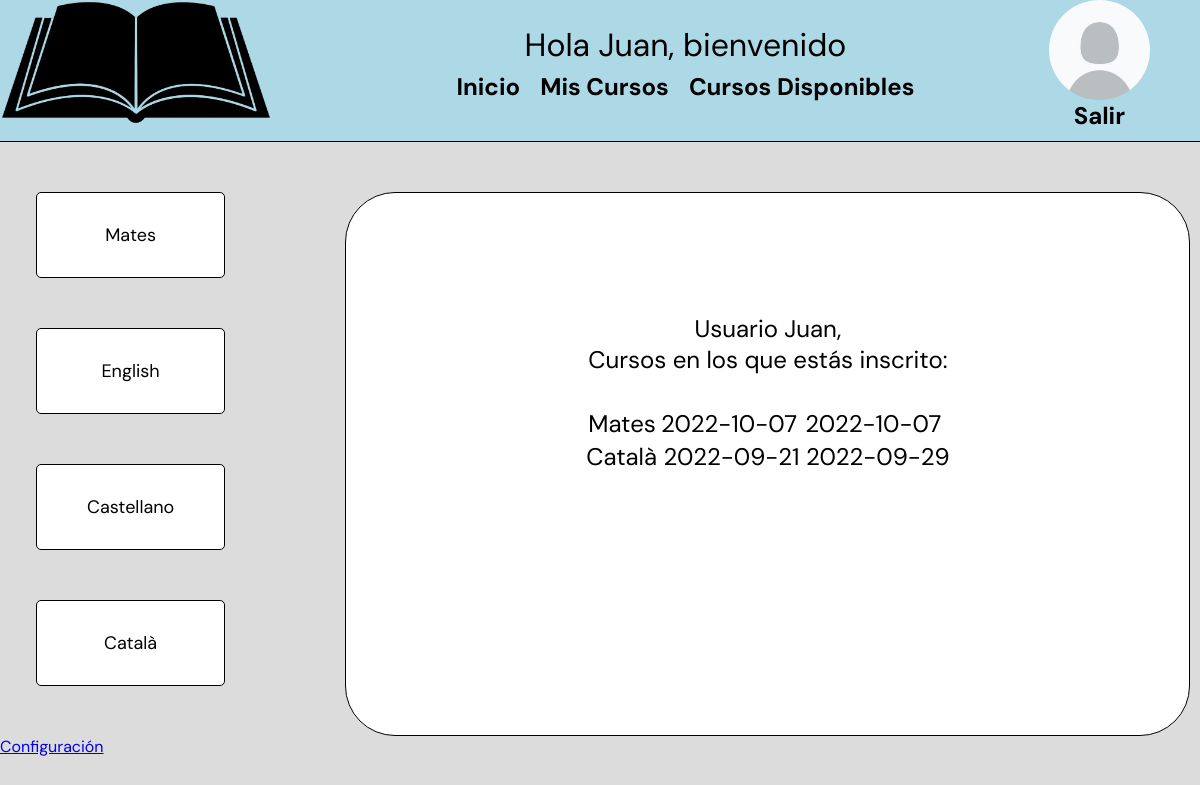
/index.php (signed in), run on an earlier commit of the app's database.
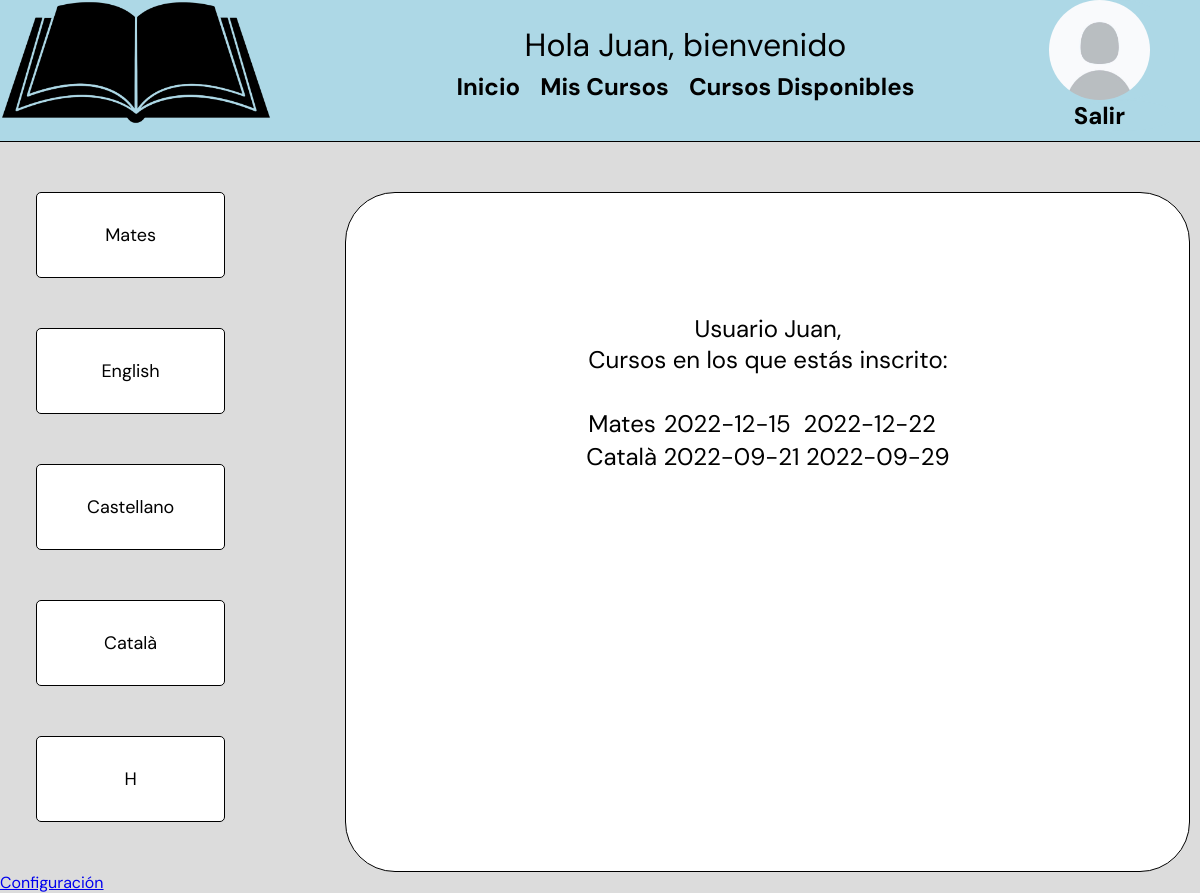
And on a later commit of the database.
### tables this page shows
CREATE TABLE `alumnos` (
  `Email` varchar(50) NOT NULL,
  `DNI` varchar(9) NOT NULL,
  `Nom` text NOT NULL,
  `Password` varchar(50) NOT NULL,
  `Cognoms` text NOT NULL,
  `Edat` int(11) NOT NULL,
  `Foto` varchar(100) NOT NULL
);

CREATE TABLE `cursos` (
  `Codi` int(11) NOT NULL,
  `Nom` text NOT NULL,
  `Descripcion` text NOT NULL,
  `Hores` int(11) NOT NULL,
  `Data_inici` date NOT NULL,
  `Data_final` date NOT NULL,
  `Dni_Profesores` varchar(9) DEFAULT NULL,
  `activo` int(11) NOT NULL DEFAULT 1
);

### index.php (the view, shortened to what this page needs)
<!DOCTYPE html>
<html lang="en">
    <head>
        <link href="index.css" rel="stylesheet" type="text/css">
    </head>
    <body>
        <header>
            <div class="div">
                <img src="book-png.png" alt="logo" class="logo" witdth="125px" height="125px">
                <?php
                if(!isset($_SESSION['rol'])){
                    ?>  <div class="headerAll">
                            <a class="header" href="SignInAdmin.php">Inicar Sessión como administrador</a><br>
                            <a class="header" href="SignIn.php">Inicar Sessión como alumno</a><br>
                            <a class="header" href="SignInProfesor.php">Inicar Sessión Como profesor</a><br>
                            <a class="header" href="SignUp.php">Registrarse</a><br>
                            <div class="header2">No has iniciado sessión</div>
                        </div>
                    <?php
                }else if($_SESSION['rol']=='alumno'){
                    $connection= connection();
                    $query= "SELECT Foto FROM alumnos WHERE Email LIKE '".$_SESSION['email']."'";
                    $resultado= mysqli_query($connection, $query);
                    $final= mysqli_fetch_row($resultado);
                    ?>
                    <div class="DivMenu">
                        <div class="inicioSession">Hola <?php echo($_SESSION['NombreHeader'])  ?>, bienvenido</div>
                        <nav>
                            <ul class="generalAll">
                                <li><a href="index.php" class="general">Inicio</a></li>
                                <li><a href="MisCursos.php" class="general">Mis Cursos</a></li>
                                <li><a href="CursosDisponibles.php" class="general">Cursos Disponibles</a></li>
                            </ul>
                        </nav>
                    </div>
                    <div class="headerFinal">
                        <a href="EditarAlumno.php" class="SignOut"><img src="<?php echo ($final[0]) ?>" alt="usuario" class="SignOut" witdth="100px" height="100px"></a>
                        <a href="SignOut.php" class="SignOut">Salir</a>
                    </div>
                    <?php
                }else if($_SESSION['rol']=='profesor'){
                    ?>
                    <div class="DivMenu">
                        <div class="inicioSession">Hola <?php echo($_SESSION['NombreHeader'])  ?>, bienvenido</div>
                        <nav>
                            <ul class="generalAll">
                                <li><a href="index.php" class="general">Inicio</a></li>
                                <li><a href="cursos.php" class="general">Curso</a></li>
                            </ul>
                        </nav>
                    </div>
                    <a href="SignOut.php" class="SignOut">Salir</a>
                    <?php
                }
                ?>
            </div>
        </header>
        <?php
            if(isset($_SESSION['rol'])){
                    ?>
                    <?php
                if($_SESSION['rol']=='alumno'){
                    echo "<div class='profetotal'>";
                    $connection= connection();
                    $sql= "SELECT * FROM cursos";
                    if($result= mysqli_query($connection, $sql)){
                        while($row= $result->fetch_assoc()){
                            $llista[]= $row;
                        }
                        echo "<div class='CursosTotal'>";
                        foreach($llista as $clave => $valor){
                            if($valor['activo']==1){
                                echo "<div class='CursosTotal2'>";
                                    echo $valor['Nom']."<br>";
                                    echo "</div>";
                                }
                            }
                        echo "</div>";
                    }if(!isset($llista)){
                        echo "<META HTTP-EQUIV='REFRESH' CONTENT='0;URL=AdminCurso.php'>";
                    }
                    ?>
                    <div class='cursosProfe'>
                        <p class="texto">Usuario <?php echo($_SESSION['NombreHeader'])  ?>, <br>Cursos en los que estás inscrito:</p>
                        <?php
                        $sql1= "SELECT cursos.Nom, cursos.Data_inici, cursos.Data_final, cursos.activo FROM cursos INNER JOIN matriculas ON cursos.Codi=matriculas.Codi INNER JOIN Alumnos ON matriculas.Email_Alumnos=Alumnos.Email WHERE matriculas.Email_Alumnos LIKE '".$_SESSION['email']."'";
                        if($result1= mysqli_query($connection, $sql1)){
                            while($row1= $result1->fetch_assoc()){
                                $llista1[]= $row1;
                            }
                        }if(!isset($llista1)){
                            echo "<br>NO estás inscrito en ningún curso";
                        }else{
                                echo "<br>";
                                echo "<table class='tabla'>";
                                foreach($llista1 as $clave1 => $valor1){
                                    if($valor1['activo']==1){
                                        echo "<tr class='tabla'>";
                                        echo "<td class='tabla'>".$valor1['Nom']." </td>";
                                        echo "<td class='tabla'>".$valor1['Data_inici']." </td>";
                                        echo "<td class='tabla'>".$valor1['Data_final']."<br></td>";
                                        echo "</tr>";
                                    }
                                echo "</table>";
                            }
                        }
                        echo "</div>";
                        ?>
                    </div>
                    <?php
                }
                    ?>
                    <?php
            }
        ?>
    </body>
    <footer>
        <a href="SignInAdmin.php">Configuración</a>
    </footer>
</html>

### index.css (style rules this page uses)
* { background-color: #dcdcdc; margin: 0; padding: 0; font-family: 'DM Sans', sans-serif; }
div.div { display: flex; padding-bottom: 10px; border-bottom: 1px solid black; margin-bottom: 50px; background-color: lightblue; }
.inicioSession { font-size:xx-large; background-color: lightblue; margin: auto; text-align: center; }
.DivMenu { margin: auto; }
.generalAll { display: flex; justify-content: center; background-color: lightblue; }
.general { text-decoration: none; color: black; font-weight: bolder; font-size: x-large; background-color: lightblue; }
nav { background-color: lightblue; }
nav li { display:inline-block; padding:5px 10px; background-color: lightblue; text-align:center; color:black; }
img.logo { background-color: lightblue; }
.profetotal { display: flex; }
.cursosProfe { background-color: white; border: 1px black solid; padding-left: 20%; padding-right: 20%; padding-top: 10%; padding-bottom: 10%; border-radius: 50px; margin-left: 10%; display: flex; flex-direction: column; position: static; font-size: x-large; }
.CursosTotal2 { background-color: white; border: 1px black solid; padding-left: 50px; padding-top: 30px; padding-right: 50px; padding-bottom: 30px; margin-bottom: 50px; border-radius: 5px; font-size: large; text-align: center; }
.CursosTotal { margin-left: 3%; }
.texto { background-color: white; text-align: center; }
.tabla { background-color: white; }
.SignOut { background-color: lightblue; text-decoration: none; color: black; font-size: x-large; font-weight: bold; position: relative; right: 25px; display: flex; flex-direction: column; justify-content: center; border-radius: 100%; }
.headerFinal { background-color: lightblue; }

What changed in the data, as far as the page shows it:
changed cursos "Mates": Data_inici "2022-10-07" → "2022-12-15"; Data_final "2022-10-07" → "2022-12-22"
added cursos: Nom "H"
